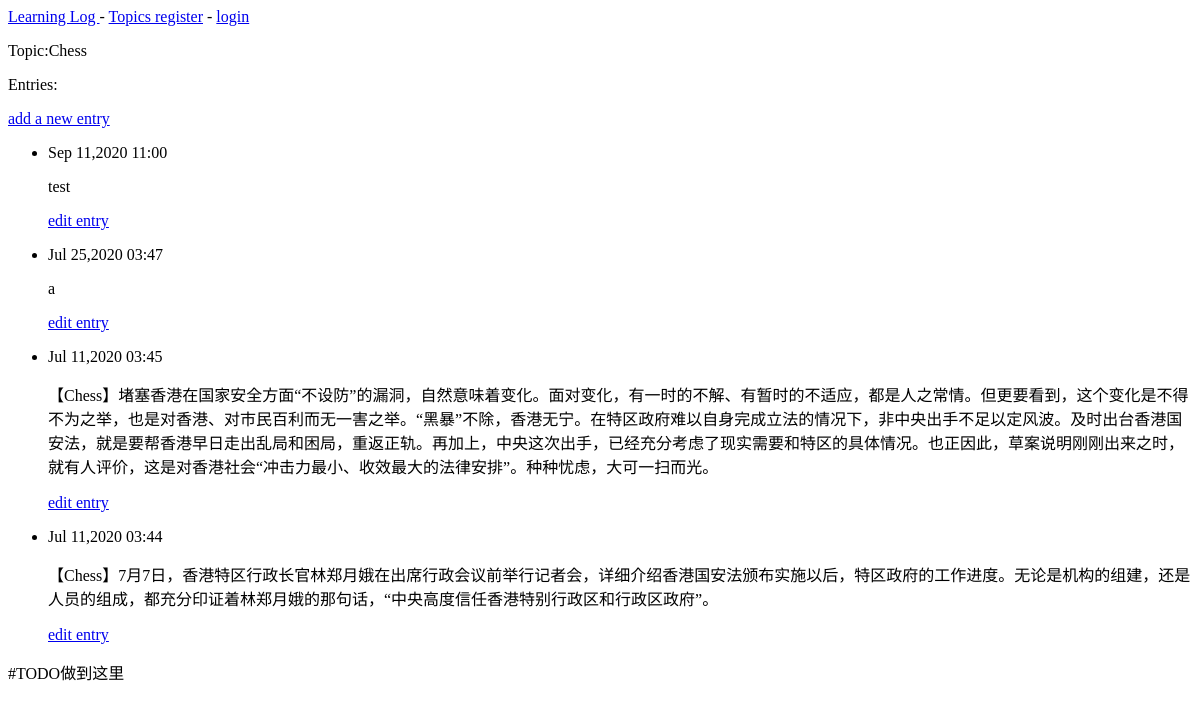
The page /topics/1/ on the database as committed earlier.
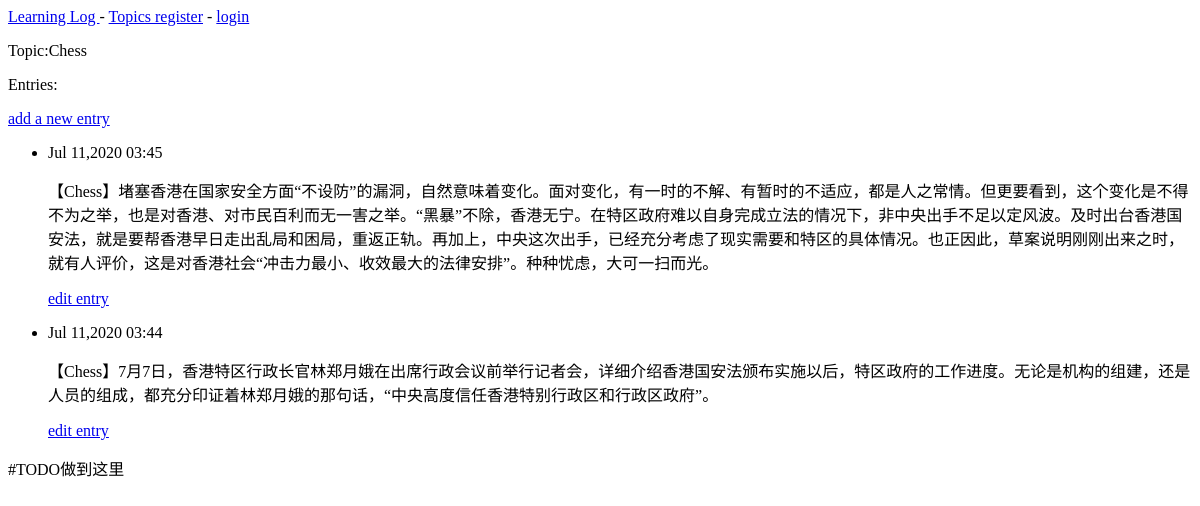
The same page on the database as committed later.
### learning_logs/models.py (models this page shows, shortened)
class Entry(models.Model):
    topic = models.ForeignKey(Topic,on_delete=models.CASCADE)
    text = models.TextField()
    date_added = models.DateTimeField(auto_now=True)
    class Meta:
        verbose_name_plural = 'entries'
    """显示前 50 条"""

### learning_logs/views.py (the view)
# urls.py: path('topics/<int:topic_id>/',views.topic,name="topic"),
def topic(request,topic_id):
    topic = Topic.objects.get(id=topic_id)
    entries = topic.entry_set.order_by('-date_added')
    context = {'topic':topic,'entries':entries}
    return render(request,'learning_logs/topic.html',context)

### learning_logs/models.py (called while the page is built)
    def __str__(self):
        return self.text

### learning_logs/templates/learning_logs/topic.html
{% extends 'learning_logs/base.html' %}
{% block content %}
    <p>Topic:{{ topic }}</p>
    <p>Entries:</p>
    <p>
        <a href="{% url 'learning_logs:new_entry' topic.id %}">add a new entry</a>
    </p>
    <ul>
    {% for entry in entries %}
        <li>
            <p> {{entry.date_added|date:'M d,Y H:i'}} </p>
            <p> {{entry.text|linebreaks }} </p>
            <p>
                <a href="{% url 'learning_logs:edit_entry' entry.id%}">edit entry</a>
            </p>
        </li>
    {% empty %}
        <li>
            there are no entries for this topic yet.
        </li>
    {% endfor %}
    </ul>
{% endblock content %}

Rows that differ between the two databases and show on the page:
removed Entry: date_added "Sep 11,2020 11:00", text "test"
removed Entry: date_added "Jul 25,2020 03:47", text "a"
